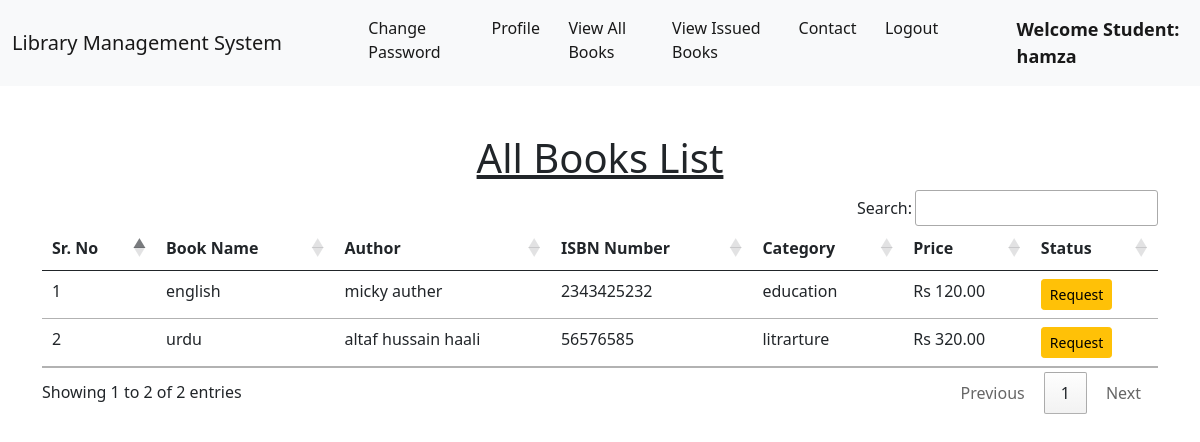
/books/ (signed in), run on the app's committed database.
### library/models.py (models this page shows, shortened)
class Book(models.Model):
    name = models.CharField(max_length=200)
    author = models.CharField(max_length=200)
    isbn = models.CharField(max_length=50) # Ensure ISBN is unique
    category = models.CharField(max_length=50)
    cover_image = models.ImageField(upload_to='covers/', null=True, blank=True)  # Allow null and blank
    pdf_file = models.FileField(upload_to='pdfs/', null=True, blank=True)  # Allow null and blank
    price = models.DecimalField(max_digits=10, decimal_places=2, default=0.00)  # Add price field

### library/views.py (the view, shortened to what this page needs)
# urls.py: path("books/", views.view_all_books, name="view_all_books"),
@login_required(login_url='/student_login')
def view_all_books(request):
    books = Book.objects.all()
    student = request.user.student
    requests = BookRequest.objects.filter(student=student)
    request_status = {req.book.id: req.get_status_display() for req in requests}
    print(f"Request Status Dictionary: {request_status}")  # Print request statuses
    return render(request, "view_books_student.html", {
        'books': books,
        'request_status': request_status,
    })

### library/templatetags/custom_filters.py (called while the page is built)
@register.filter
def get_item(dictionary, key):
    return dictionary.get(key)

### library/templates/view_books_student.html (shortened to what this page needs)
{% extends 'student_navbar.html' %}
{% load static %}
{% load custom_filters %}
{% block body %}
<div class="container mt-4">
    <h1 class="text-center"><u>All Books List</u></h1>
    <table class="table table-hover" id="example">
        <thead>
            <tr>
                <th>Sr. No</th>
                <th>Book Name</th>
                <th>Author</th>
                <th>ISBN Number</th>
                <th>Category</th>
                <th>Price</th>
                <th>Status</th>
            </tr>
        </thead>
        <tbody>
            {% for book in books %}
            <tr>
                <td>{{ forloop.counter }}</td>
                <td>{{ book.name }}</td>
                <td>{{ book.author }}</td>
                <td>{{ book.isbn }}</td>
                <td>{{ book.category }}</td>
                <td>Rs {{ book.price|floatformat:2 }}</td>
                <td>
                {% if request_status|get_item:book.id == 'Approved' %}
                    <span class="badge bg-success text-white">{{ request_status|get_item:book.id }}</span>
                {% else %}
                    <form method="post">
                        <button type="submit" class="btn btn-warning btn-sm">Request</button>
                    </form>
                {% endif %}
                </td>
            </tr>
            {% empty %}
            <tr>
                <td colspan="7" class="text-center">No books available.</td>
            </tr>
            {% endfor %}
        </tbody>
    </table>
</div>
{% endblock %}

### library/templates/student_navbar.html (shortened to what this page needs)
<!doctype html>
<html lang="en">
  <head>
    <link href="https://cdn.jsdelivr.net/npm/bootstrap@5.1.0/dist/css/bootstrap.min.css" rel="stylesheet">
    <link rel="stylesheet" href="https://cdn.datatables.net/1.10.25/css/jquery.dataTables.min.css">
    <link rel="stylesheet" href="https://cdn.datatables.net/buttons/1.7.1/css/buttons.dataTables.min.css">
  </head>
  <body>
    <nav class="navbar navbar-expand-lg navbar-light bg-light sticky-top">
        <div class="container-fluid">
          <a class="navbar-brand" href="#">Library Management System</a>
          <div class="collapse navbar-collapse" id="navbarSupportedContent">
            <ul class="navbar-nav me-auto mb-2 mb-lg-0">
              <li class="nav-item">
                <a class="nav-link active" aria-current="page" href="/change_password/">Change Password</a>
              </li>
              <li class="nav-item">
                <a class="nav-link active" aria-current="page" href="/profile/">Profile</a>
              </li>
              <li class="nav-item">
                <a class="nav-link active" aria-current="page" href="/books/">View All Books</a>
              </li>
              <li class="nav-item">
                <a class="nav-link active" aria-current="page" href="/student_issued_books/">View Issued Books</a>
              </li>
              <li class="nav-item">
                <a class="nav-link active" aria-current="page" href="{% url "contact" %}">Contact</a>
              </li>
              <li class="nav-item">
                <a class="nav-link active" aria-current="page" href="/logout/">Logout</a>
              </li>
              <li class="nav-item">
                <a style="font-weight:600; font-family:'Segoe UI', Tahoma, Geneva, Verdana, sans-serif; font-size: large;" class="nav-link active" href="#">Welcome Student: {{request.user}}</a>
              </li>
            </ul>
          </div>
        </div>
      </nav>
      {% block body %}
      {% endblock %}
  </body>
</html>

### data on the page
Book: name "english", author "micky auther", isbn "2343425232", category "education", price "120.00"
Book: name "urdu", author "altaf hussain haali", isbn "56576585", category "litrarture", price "320.00"

### other printed values
{{ request.user }} "hamza"
